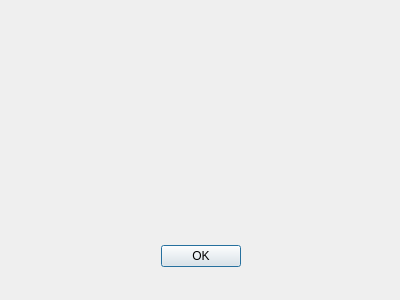
<?xml version="1.0" encoding="UTF-8"?>
<ui version="4.0">
 <class>about_dialog</class>
 <widget class="QDialog" name="about_dialog">
  <property name="windowModality">
   <enum>Qt::WindowModal</enum>
  </property>
  <property name="geometry">
   <rect>
    <x>0</x>
    <y>0</y>
    <width>400</width>
    <height>300</height>
   </rect>
  </property>
  <property name="windowTitle">
   <string>About</string>
  </property>
  <widget class="QDialogButtonBox" name="buttonBox">
   <property name="geometry">
    <rect>
     <x>30</x>
     <y>240</y>
     <width>341</width>
     <height>32</height>
    </rect>
   </property>
   <property name="orientation">
    <enum>Qt::Horizontal</enum>
   </property>
   <property name="standardButtons">
    <set>QDialogButtonBox::Ok</set>
   </property>
   <property name="centerButtons">
    <bool>true</bool>
   </property>
  </widget>
 </widget>
 <resources/>
 <connections>
  <connection>
   <sender>buttonBox</sender>
   <signal>accepted()</signal>
   <receiver>about_dialog</receiver>
   <slot>accept()</slot>
   <hints>
    <hint type="sourcelabel">
     <x>248</x>
     <y>254</y>
    </hint>
    <hint type="destinationlabel">
     <x>157</x>
     <y>274</y>
    </hint>
   </hints>
  </connection>
  <connection>
   <sender>buttonBox</sender>
   <signal>rejected()</signal>
   <receiver>about_dialog</receiver>
   <slot>reject()</slot>
   <hints>
    <hint type="sourcelabel">
     <x>316</x>
     <y>260</y>
    </hint>
    <hint type="destinationlabel">
     <x>286</x>
     <y>274</y>
    </hint>
   </hints>
  </connection>
 </connections>
</ui>
